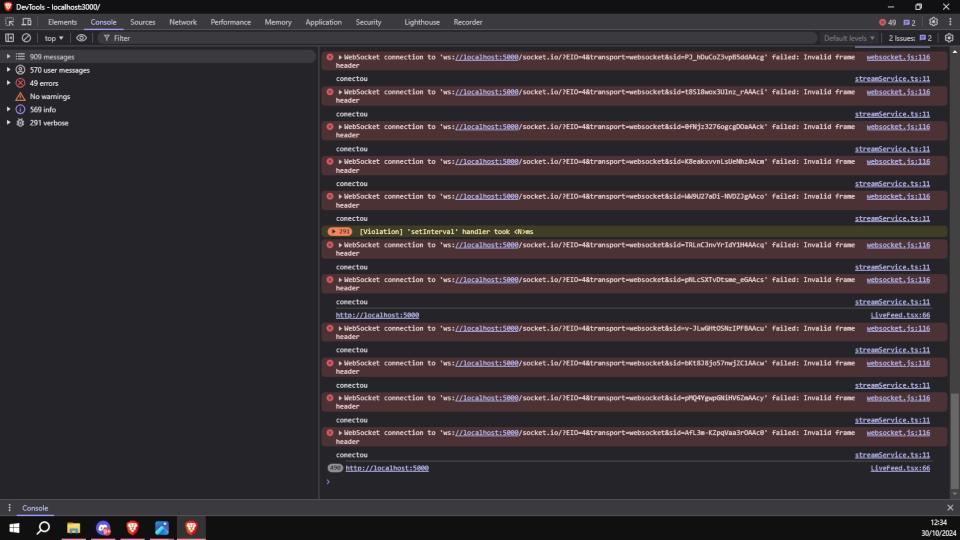
#> input picture runs/detect/predict/image0.jpg, 1920 x 1080 px (shown at 1/2 size)
$ python -i prePos.py   (imports and definitions only)   (older library calls are emulated)
#> lines starting #> are read from the running program, lines starting #| are printed output that depends on the picture
#> further down, picture is the input picture: shape (1080, 1920, 3); mean B, G, R 52.1, 47.7, 54.9
import cv2
import numpy as np

def resize(image,largura_nova,altura_nova):
    original_height, original_width = image.shape[:2]
    scale = min(largura_nova / original_width, altura_nova / original_height)
    l = int(original_width * scale)
    a = int(original_height * scale)
    tamanho_novo = (l, a)
    img_redimensionada = cv2.resize(image, tamanho_novo,  interpolation = cv2.INTER_AREA)
    result_image = np.zeros((altura_nova, largura_nova, 3), dtype=np.uint8)
    x_offset = (largura_nova - l) // 2
    y_offset = (altura_nova - a) // 2
    result_image[y_offset:y_offset + a, x_offset:x_offset + l] = img_redimensionada

    return result_image

def gray(image):
    gray = cv2.cvtColor(image, cv2.COLOR_BGR2GRAY)
    return gray

def clahe(img):
    if len(img.shape) == 3:  # Verifica se a imagem é colorida
        img = cv2.cvtColor(img, cv2.COLOR_BGR2GRAY)
    clahe = cv2.createCLAHE(clipLimit=2.0, tileGridSize=(8,8))
    cl1 = clahe.apply(img)
    return img

def laplaciano(img):
    dst = cv2.fastNlMeansDenoisingColored(img, None, 10, 10, 7, 15)
    img = cv2.cvtColor(dst, cv2.COLOR_BGR2GRAY)
    lap = cv2.Laplacian(img, cv2.CV_64F)
    return lap

def sobel(img):
    img = cv2.cvtColor(img, cv2.COLOR_BGR2GRAY)
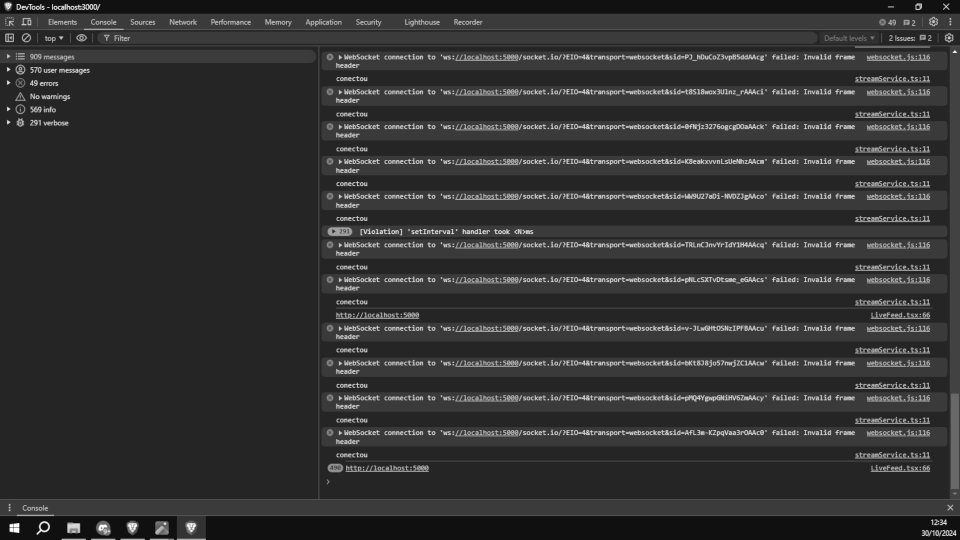
#> img: shape (1080, 1920) (shown at 1/2 size); min 9, max 255, mean 50.4
    sobelX = cv2.Sobel(img, cv2.CV_64F, 1, 0)
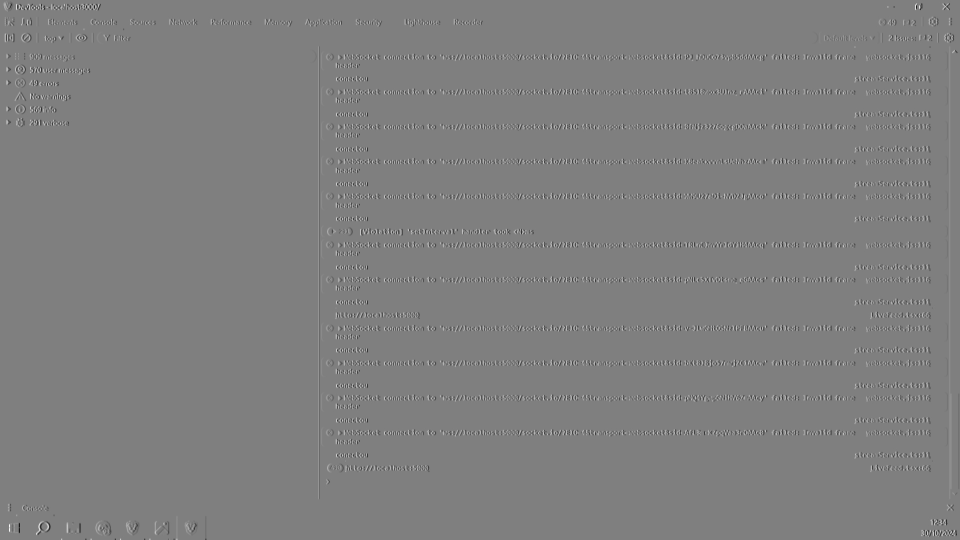
#> sobelX: shape (1080, 1920) float64 (shown at 1/2 size); min -957, max 959, mean 0.1; drawn with min black and max white
    sobelY = cv2.Sobel(img, cv2.CV_64F, 0, 1)
    sobelX = np.uint8(np.absolute(sobelX))
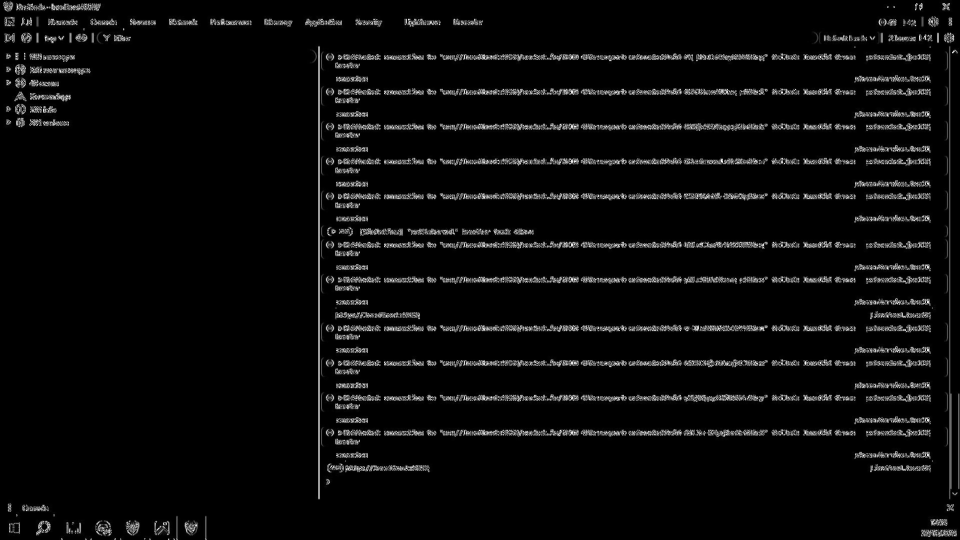
#> sobelX: shape (1080, 1920) (shown at 1/2 size); min 0, max 255, mean 10.9
    sobelY = np.uint8(np.absolute(sobelY))
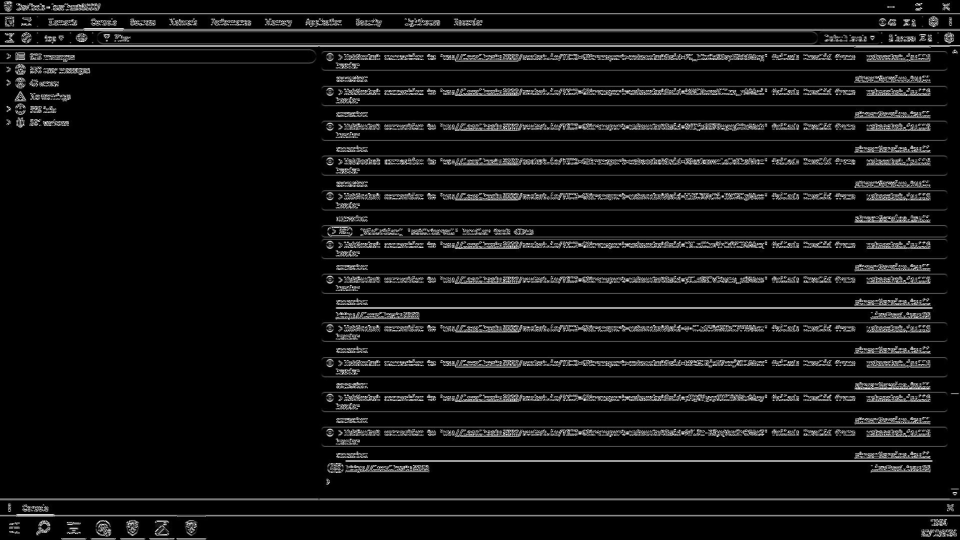
#> sobelY: shape (1080, 1920) (shown at 1/2 size); min 0, max 255, mean 17.1
    sobel = cv2.bitwise_or(sobelX, sobelY)
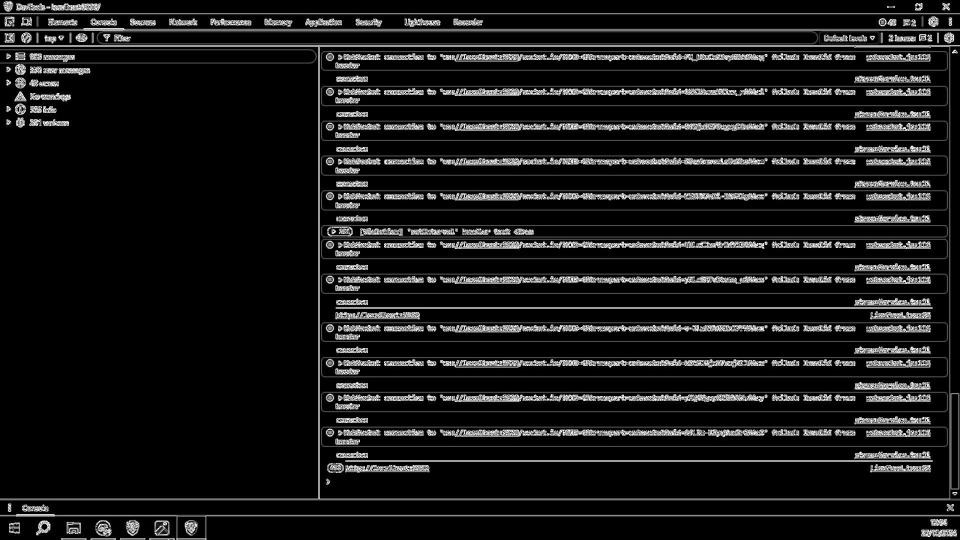
#> sobel: shape (1080, 1920) (shown at 1/2 size); min 0, max 255, mean 23.8
    sobel = cv2.cvtColor(img,cv2.COLOR_GRAY2BGR)
#> sobel: shape (1080, 1920, 3)
    return sobel

def canny(img):
    # Canny
    img = cv2.cvtColor(img, cv2.COLOR_BGR2GRAY)
    img = cv2.Canny(img, 30, 150)
    img = cv2.cvtColor(img, cv2.COLOR_GRAY2BGR)
    return img

def bilateral(img):
    #img = img[::2,::2] # Diminui a imagem
    img = cv2.bilateralFilter(img, 7, 35, 35)
    return img

def normal(img):
    return img

>>> import cv2
>>> picture = cv2.imread('../runs/detect/predict/image0.jpg')
>>> result = sobel(picture)
